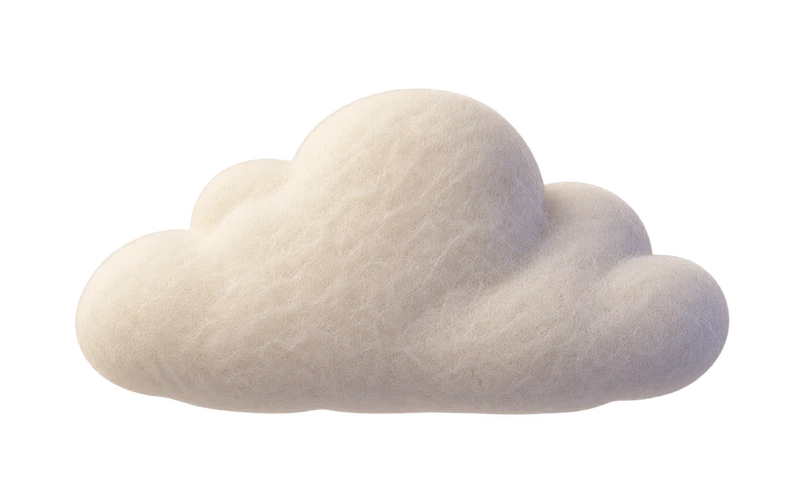
#> input picture social/2026-09-08-pogoda/site/assets/cloud.webp, 800 x 501 px
$ python -i dlr_segmentation_data.py   (imports and definitions only)
#> lines starting #> are read from the running program, lines starting #| are printed output that depends on the picture
#> further down, picture is the input picture: PIL image 800x501 RGBA; mean R, G, B, A 79.7, 74.6, 70.9, 93.3
"""Hash-checked, zip-backed DLR cloud segmentation data; no private photos."""

from __future__ import annotations

import argparse
from collections import Counter, defaultdict
import csv
from datetime import datetime
import hashlib
import io
import json
from pathlib import Path, PurePosixPath
import random
import stat
import zipfile

import numpy as np
from PIL import Image


FILES = {
    "kontas_2017.zip": (15626097, "c3f4d1731cbd6da4832b92908b864c5a"),
    "test_set.zip": (1198235, "ded931e66433e73f92e2992a08ef7394"),
    "classes.yaml": (86, "bbc359ebd76c8a6ec06f064e4a15f425"),
    "meta_data.yaml": (502, "d3e0ed3304b91bee1e8224e80cd308d6"),
}
ROLES = {"train", "validation", "test", "test-overlap"}


# [41 lines left out: functions sha256, verify_sources, check_archive, binary_labels, not called in this run]


def fingerprint(image):
    image = image.convert("RGB")
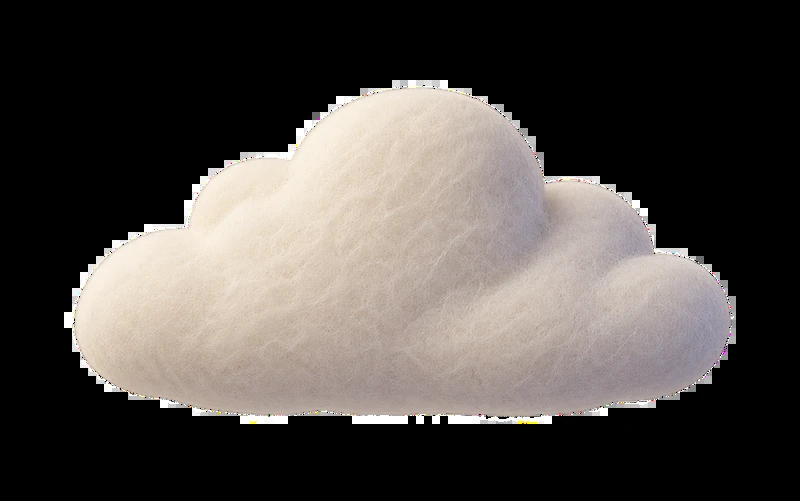
#> image: PIL image 800x501 RGB; mean R, G, B 79.7, 74.6, 70.9
    digest = hashlib.sha256(image.tobytes() + str(image.size).encode()).hexdigest()
    small = np.asarray(image.convert("L").resize((17, 16), Image.Resampling.BILINEAR))
    value = 0
    for bit in (small[:, 1:] > small[:, :-1]).flat:
        value = (value << 1) | int(bit)
#> this loop made 256 passes
#> (bit, value) on passes 2 to 4: (False, 0), (False, 0), (False, 0)
#> after the loop, value = 737197290981830428784301283160743044216569891629501263847608025088
    return digest, f"{value:064x}"


# [138 lines left out: functions capture_info, assign_groups, validate_rows, read_pairs, load_manifest, read_pair and 1 more, not called in this run]


# [2 lines not run here, left out]

>>> from PIL import Image
>>> picture = Image.open('../../social/2026-09-08-pogoda/site/assets/cloud.webp')
>>> result = fingerprint(picture)
